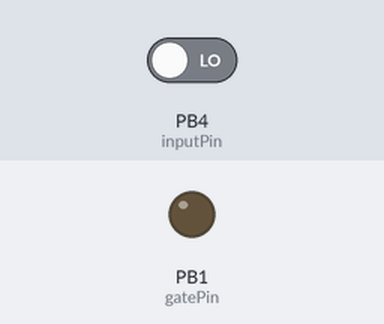
A sketch run on a simulated ATtiny85, built with avr-gcc and run on an emulated ATtiny85. Shown: output pins drawn as LEDs (lit = HIGH). Inputs (shaded band) come from the test bench; at power-on: PB4 (inputPin) LOW.

Above: at 1.2 s.
1.3 s: PB4 (inputPin) driven HIGH
At 3.8 s:
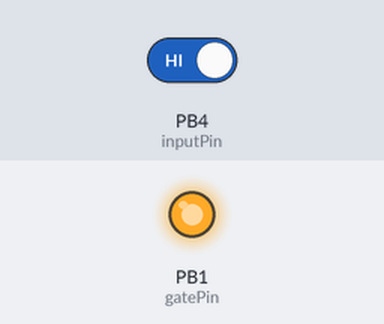
Timing chart, 0 to 5.3 s (numbered marks = the images above; inputs shaded):
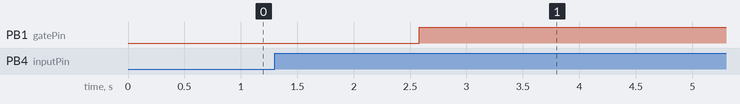

The sketch:

motion_sensor_attiny85.ino
```cpp
#include <SoftwareSerial.h>

int inputPin = 4;               // choose the input pin (for PIR sensor)
int pirState = LOW;             // we start, assuming no motion detected
int val = 0;                    // variable for reading the pin status
int gatePin = 1;
int potPin = 3;
int sleepDelay = 50;

void setup() {

  pinMode(inputPin, INPUT);     // declare sensor as input
  pinMode(gatePin, OUTPUT);
  pinMode(potPin, INPUT);
  digitalWrite(gatePin, LOW);
}

void loop(){
  val = digitalRead(inputPin);  // read input value


  if (val == HIGH && pirState == LOW)  // check if the input is HIGH
  {
      for(int i=0; i<255; i++){
        analogWrite(gatePin, i);
        delay(5);
      }

      digitalWrite(gatePin, HIGH);
      pirState = HIGH;
      sleepDelay = analogRead(potPin);
      delay(sleepDelay*30);
  }

  else if (val == LOW && pirState == HIGH)
  // TURN OFF
  {
      for (int i=254; i>0; i--) {
        analogWrite(gatePin, i);
        delay(5);
      }
      digitalWrite(gatePin, LOW);
      pirState = LOW;
    }

  //delay(1000);
}
```

Measured:
- after the input at 1.3 s, PB1 (gatePin): LOW → HIGH after 1.3 s
